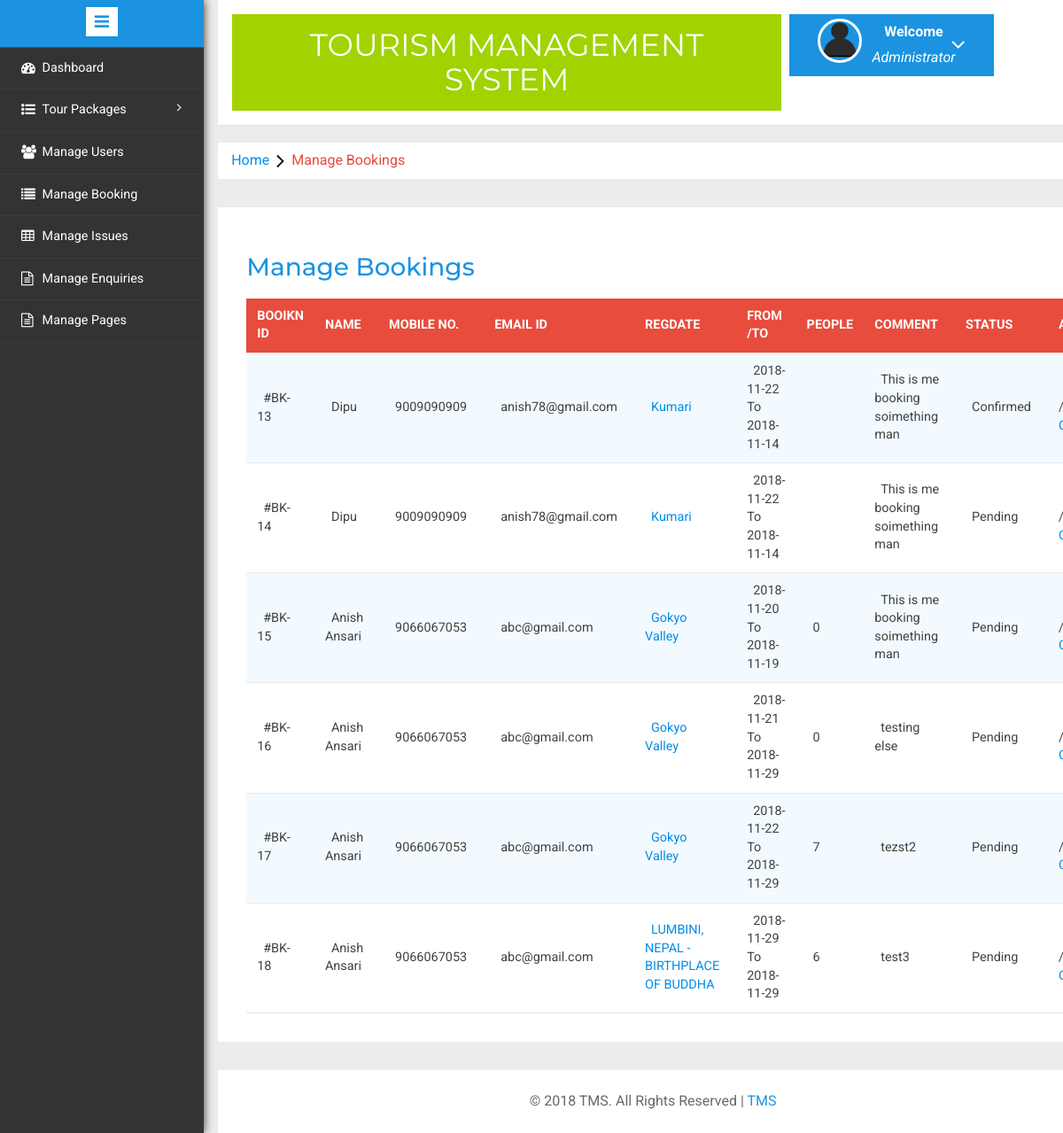
/admin/manage-bookings.php (signed in), run on the app's committed database.
### tables this page shows
CREATE TABLE `tblusers` (
  `id` int(11) NOT NULL,
  `FullName` varchar(100) NOT NULL,
  `MobileNumber` char(10) NOT NULL,
  `EmailId` varchar(70) NOT NULL,
  `Password` varchar(100) NOT NULL,
  `RegDate` timestamp NOT NULL DEFAULT CURRENT_TIMESTAMP,
  `UpdationDate` timestamp NOT NULL DEFAULT '0000-00-00 00:00:00' ON UPDATE CURRENT_TIMESTAMP
);

CREATE TABLE `tblbooking` (
  `BookingId` int(11) NOT NULL,
  `PackageId` int(11) NOT NULL,
  `UserEmail` varchar(100) NOT NULL,
  `FromDate` varchar(100) NOT NULL,
  `ToDate` varchar(100) NOT NULL,
  `Comment` mediumtext NOT NULL,
  `RegDate` timestamp NOT NULL DEFAULT CURRENT_TIMESTAMP,
  `status` int(11) NOT NULL,
  `CancelledBy` varchar(5) DEFAULT NULL,
  `UpdationDate` timestamp NULL DEFAULT NULL ON UPDATE CURRENT_TIMESTAMP,
  `mancount` varchar(50) NOT NULL
);

CREATE TABLE `tbltourpackages` (
  `PackageId` int(11) NOT NULL,
  `PackageName` varchar(200) NOT NULL,
  `PackageType` varchar(150) NOT NULL,
  `PackageLocation` varchar(100) NOT NULL,
  `PackagePrice` int(11) NOT NULL,
  `PackageFetures` varchar(255) NOT NULL,
  `PackageDetails` mediumtext NOT NULL,
  `PackageImage` varchar(100) NOT NULL,
  `Creationdate` timestamp NOT NULL DEFAULT CURRENT_TIMESTAMP,
  `UpdationDate` timestamp NULL DEFAULT '0000-00-00 00:00:00' ON UPDATE CURRENT_TIMESTAMP
);

### admin/manage-bookings.php (the view, shortened to what this page needs)
<?php
include('includes/config.php');
if(strlen($_SESSION['alogin'])==0)
	{
header('location:index.php');
}
else{
	?>
<!DOCTYPE HTML>
<html>
<head>
<link href="css/bootstrap.min.css" rel='stylesheet' type='text/css' />
<link href="css/style.css" rel='stylesheet' type='text/css' />
<link rel="stylesheet" href="css/morris.css" type="text/css"/>
<link href="css/font-awesome.css" rel="stylesheet">
<link rel="stylesheet" type="text/css" href="css/table-style.css" />
<link rel="stylesheet" type="text/css" href="css/basictable.css" />
<link rel="stylesheet" href="css/icon-font.min.css" type='text/css' />
</head>
<body>
   <div class="page-container">
<div class="left-content">
	   <div class="mother-grid-inner">
				<?php include('includes/header.php');?>
				</div>
<ol class="breadcrumb">
                <li class="breadcrumb-item"><a href="index.html">Home</a><i class="fa fa-angle-right"></i>Manage Bookings</li>
            </ol>
<div class="agile-grids">
				<div class="agile-tables">
					<div class="w3l-table-info">
					  <h2>Manage Bookings</h2>
					    <table id="table">
						<thead>
						  <tr>
						  <th>Booikn id</th>
							<th>Name</th>
							<th>Mobile No.</th>
							<th>Email Id</th>
							<th>RegDate </th>
							<th>From /To </th>
                            <th>People </th>
							<th>Comment </th>
							<th>Status </th>
							<th>Action </th>
						  </tr>
						</thead>
						<tbody>
<?php $sql = "SELECT tblbooking.BookingId as bookid,tblusers.FullName as fname,tblusers.MobileNumber as mnumber,tblusers.EmailId as email,tbltourpackages.PackageName as pckname,tblbooking.PackageId as pid,tblbooking.FromDate as fdate,tblbooking.ToDate as tdate,tblbooking.mancount as mcount,tblbooking.Comment as comment,tblbooking.status as status,tblbooking.CancelledBy as cancelby,tblbooking.UpdationDate as upddate from tblusers join  tblbooking on  tblbooking.UserEmail=tblusers.EmailId join tbltourpackages on tbltourpackages.PackageId=tblbooking.PackageId";
$query = $dbh -> prepare($sql);
$query->execute();
$results=$query->fetchAll(PDO::FETCH_OBJ);
$cnt=1;
if($query->rowCount() > 0)
{
foreach($results as $result)
{				?>
						  <tr>
							<td>#BK-<?php echo htmlentities($result->bookid);?></td>
							<td><?php echo htmlentities($result->fname);?></td>
							<td><?php echo htmlentities($result->mnumber);?></td>
							<td><?php echo htmlentities($result->email);?></td>
							<td><a href="update-package.php?pid=<?php echo htmlentities($result->pid);?>"><?php echo htmlentities($result->pckname);?></a></td>
							<td><?php echo htmlentities($result->fdate);?> To <?php echo htmlentities($result->tdate);?></td>
                              <td><?php echo htmlentities($result->mcount);?></td>
								<td><?php echo htmlentities($result->comment);?></td>
								<td><?php if($result->status==0)
{
echo "Pending";
}
if($result->status==1)
{
echo "Confirmed";
}
?></td>
<?php if($result->status==2)
{
	?><td>Cancelled</td>
<?php } else {?>
<td> / <a href="manage-bookings.php?bckid=<?php echo htmlentities($result->bookid);?>" onclick="return confirm('Do you really want to cancel booking')" ></a></td>
<?php }?>
						  </tr>
						 <?php $cnt=$cnt+1;} }?>
						</tbody>
					  </table>
					</div>
			</div>
<?php include('includes/footer.php');?>
</div>
</div>
						<?php include('includes/sidebarmenu.php');?>
							</div>
</body>
</html>
<?php } ?>

### admin/css/table-style.css (style rules this page uses)
table { background: white; border-collapse: collapse; margin: 1.25em 0 0; width: 100%; }
table tr, table th, table td { border: none; border-bottom: 1px solid #e8e8e8; font-size: .95em; }
table th, table td { padding: 10px 12px; text-align: left; }
table th { background: #e74c3c; color: #fff; text-transform: uppercase; }
table tr td { background: #f3faff; color: #424242; }
table tr:nth-of-type(2n+2) td { background: #ffffff; }
table { width: 100%; }

### data on the page
tblusers: tblbooking.BookingId "13", FullName "Dipu", MobileNumber "9009090909", EmailId "anish78@gmail.com", tbltourpackages.PackageName "Kumari", tblbooking.FromDate "2018-11-22", tblbooking.ToDate "2018-11-14", tblbooking.Comment "This is me booking soimething man", shows "Confirmed", tblbooking.BookingId "14", shows "Pending"
tblusers: tblbooking.BookingId "15", FullName "Anish Ansari", MobileNumber "9066067053", EmailId "abc@gmail.com", tbltourpackages.PackageName "Gokyo Valley", tblbooking.FromDate "2018-11-20", tblbooking.ToDate "2018-11-19", tblbooking.mancount "0", tblbooking.Comment "This is me booking soimething man", shows "Pending", tblbooking.BookingId "16", tblbooking.FromDate "2018-11-21", tblbooking.ToDate "2018-11-29", tblbooking.Comment "testing else", tblbooking.BookingId "17", tblbooking.FromDate "2018-11-22", tblbooking.mancount "7", tblbooking.Comment "tezst2", tblbooking.BookingId "18", tbltourpackages.PackageName "LUMBINI, NEPAL - BIRTHPLACE OF BUDDHA", tblbooking.FromDate "2018-11-29", tblbooking.mancount "6", tblbooking.Comment "test3"
